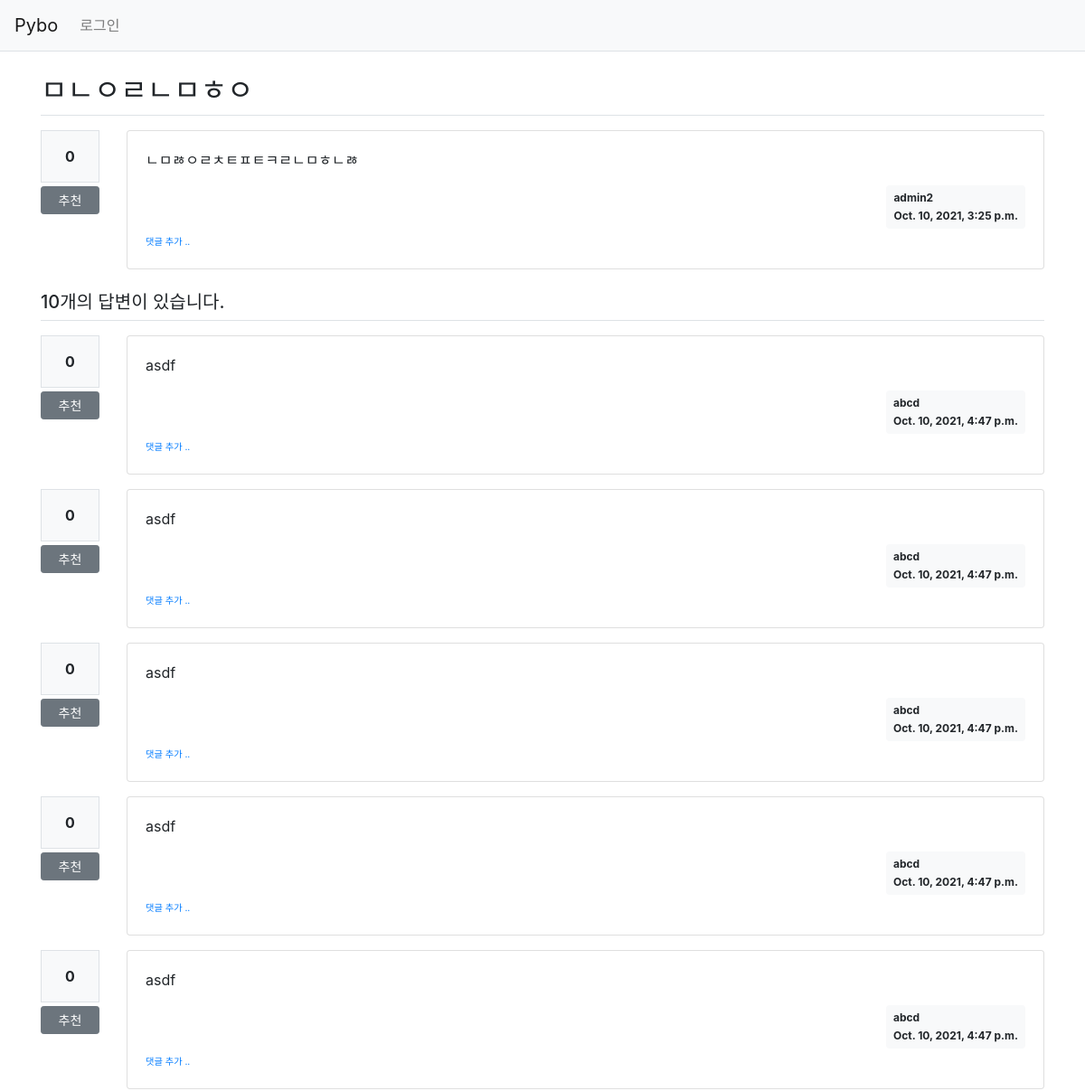
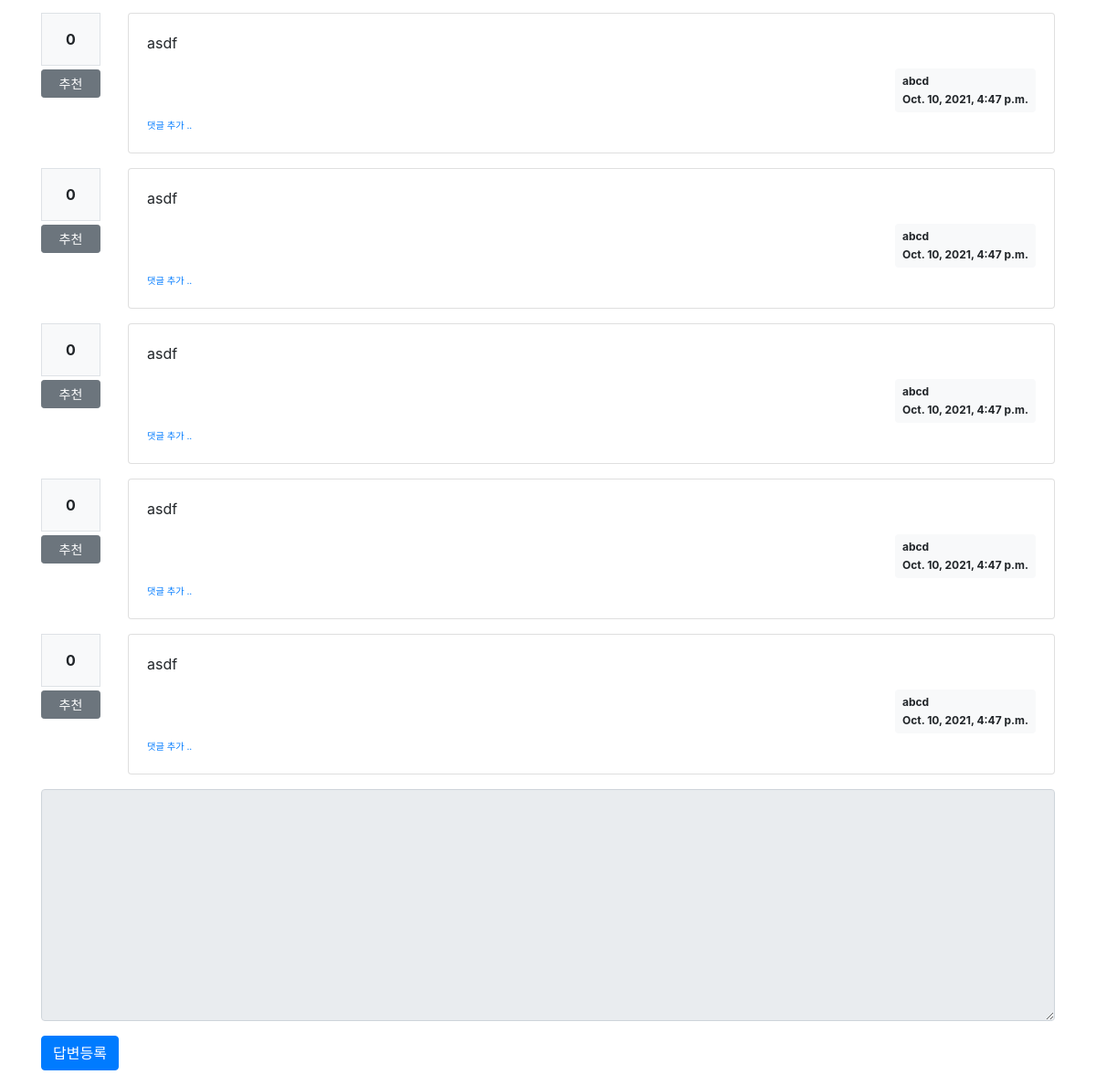
Page /pybo/308/ on the committed database (2 pictures, top to bottom).
### pybo/models.py (models this page shows, shortened)
class Question(models.Model):
    author = models.ForeignKey(User, on_delete=models.CASCADE, related_name='author_question')
    subject = models.CharField(max_length=200)
    content = models.TextField()
    modify_date = models.DateTimeField(null=True, blank=True)
    create_date = models.DateTimeField()
    voter = models.ManyToManyField(User, related_name='voter_question')  # 추천인 추가

class Answer(models.Model):
    author = models.ForeignKey(User, on_delete=models.CASCADE, related_name='author_answer')
    question = models.ForeignKey(Question, on_delete=models.CASCADE)
    content = models.TextField()
    modify_date = models.DateTimeField(null=True, blank=True)
    create_date = models.DateTimeField()
    voter = models.ManyToManyField(User, related_name='voter_answer')

### pybo/views/base_views.py (the view)
def detail(request, question_id):
    question = get_object_or_404(Question, pk=question_id)
    context = {'question': question}
    return render(request, 'pybo/question_detail.html', context)

### pybo/templatetags/pybo_filter.py (called while the page is built)
@register.filter()
def mark(value):
    extensions = ["nl2br", "fenced_code"]
    return mark_safe(markdown.markdown(value, extensions=extensions))

### templates/pybo/question_detail.html (shortened to what this page needs)
{% extends 'base.html' %}
{% load pybo_filter %}
{% load pybo_filter %}
{% block content %}
<div class="container my-3">
    <h2 class="border-bottom py-2">{{ question.subject }}</h2>
    <div class="row my-3">
        <div class="col-1">
            <div class="bg-light text-center p-3 border font-weight-bolder mb-1">{{question.voter.count}}</div>
            <a href="#" data-uri="{% url 'pybo:vote_question' question.id  %}"
               class="recommend btn btn-sm btn-secondary btn-block my-1">추천</a>
        </div>
        <div class="col-11">
            <div class="card">
                <div class="card-body">
                    <div class="card-text">{{ question.content|mark }}</div>
                    <div class="d-flex justify-content-end">
                        <div class="badge badge-light p-2 text-left">
                            <div class="mb-2">{{ question.author.username }}</div>
                            <div>{{ question.create_date }}</div>
                        </div>
                    </div>
                    <div>
                        <a href="{% url 'pybo:comment_create_question' question.id  %}"
                        class="small"><small>댓글 추가 ..</small></a>
                    </div>
                </div>
            </div>
        </div>
    </div>
    <h5 class="border-bottom my-3 py-2">{{question.answer_set.count}}개의 답변이 있습니다.</h5>
    {% for answer in question.answer_set.all %}
    <div class="row my-3">
        <div class="col-1">
            <div class="bg-light text-center p-3 border font-weight-bolder mb-1">{{answer.voter.count}}</div>
            <a href="#" data-uri="{% url 'pybo:vote_answer' answer.id  %}"
                class="recommend btn btn-sm btn-secondary btn-block my-1">추천</a>
        </div>
        <div class="col-11">
            <div class="card">
                <div class="card-body">
                    <div class="card-text">{{ answer.content|mark }}</div>
                    <div class="d-flex justify-content-end">
                        <div class="badge badge-light p-2 text-left">
                            <div class="mb-2">{{ answer.author.username }}</div>
                            <div>{{ answer.create_date }}</div>
                        </div>
                    </div>
                    <div>
                        <a href="{% url 'pybo:comment_create_answer' answer.id  %}"
                        class="small"><small>댓글 추가 ..</small></a>
                    </div>
                </div>
            </div>
        </div>
    </div>
    {% endfor %}
    <form action="{% url 'pybo:answer_create' question.id %}" method="post" class="my-3">
        <div class="form-group">
            <textarea {% if not user.is_authenticated %}disabled{% endif %}
              name="content" id="content" class="form-control" rows="10"></textarea>
        </div>
        <input type="submit" value="답변등록" class="btn btn-primary">
    </form>
</div>
{% endblock %}

### rows in the picture
Question: subject "ㅁㄴㅇㄹㄴㅁㅎㅇ", voter.count "0", content|mark "ㄴㅁㅀㅇㄹㅊㅌㅍㅌㅋㄹㄴㅁㅎㄴㅀ", author.username "admin2", create_date "Oct. 10, 2021, 3:25 p.m.", answer_set.count "10"
Answer: voter.count "0", content|mark "asdf", author.username "abcd", create_date "Oct. 10, 2021, 4:47 p.m."
Answer: voter.count "0", content|mark "asdf", author.username "abcd", create_date "Oct. 10, 2021, 4:47 p.m."
Answer: voter.count "0", content|mark "asdf", author.username "abcd", create_date "Oct. 10, 2021, 4:47 p.m."
Answer: voter.count "0", content|mark "asdf", author.username "abcd", create_date "Oct. 10, 2021, 4:47 p.m."
Answer: voter.count "0", content|mark "asdf", author.username "abcd", create_date "Oct. 10, 2021, 4:47 p.m."
Answer: voter.count "0", content|mark "asdf", author.username "abcd", create_date "Oct. 10, 2021, 4:47 p.m."
Answer: voter.count "0", content|mark "asdf", author.username "abcd", create_date "Oct. 10, 2021, 4:47 p.m."
Answer: voter.count "0", content|mark "asdf", author.username "abcd", create_date "Oct. 10, 2021, 4:47 p.m."
Answer: voter.count "0", content|mark "asdf", author.username "abcd", create_date "Oct. 10, 2021, 4:47 p.m."
Answer: voter.count "0", content|mark "asdf", author.username "abcd", create_date "Oct. 10, 2021, 4:47 p.m."
